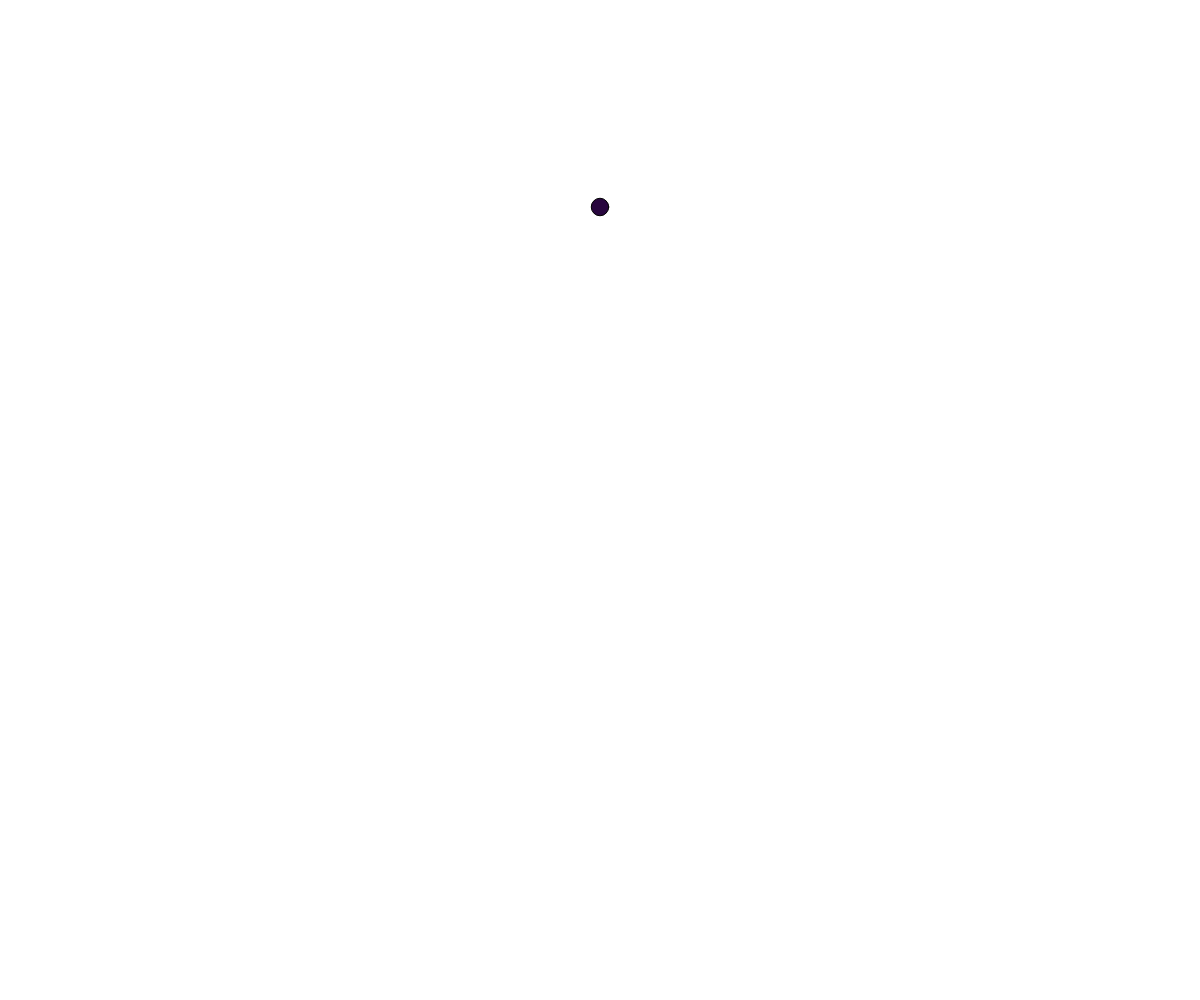
Frame 1 (no input)
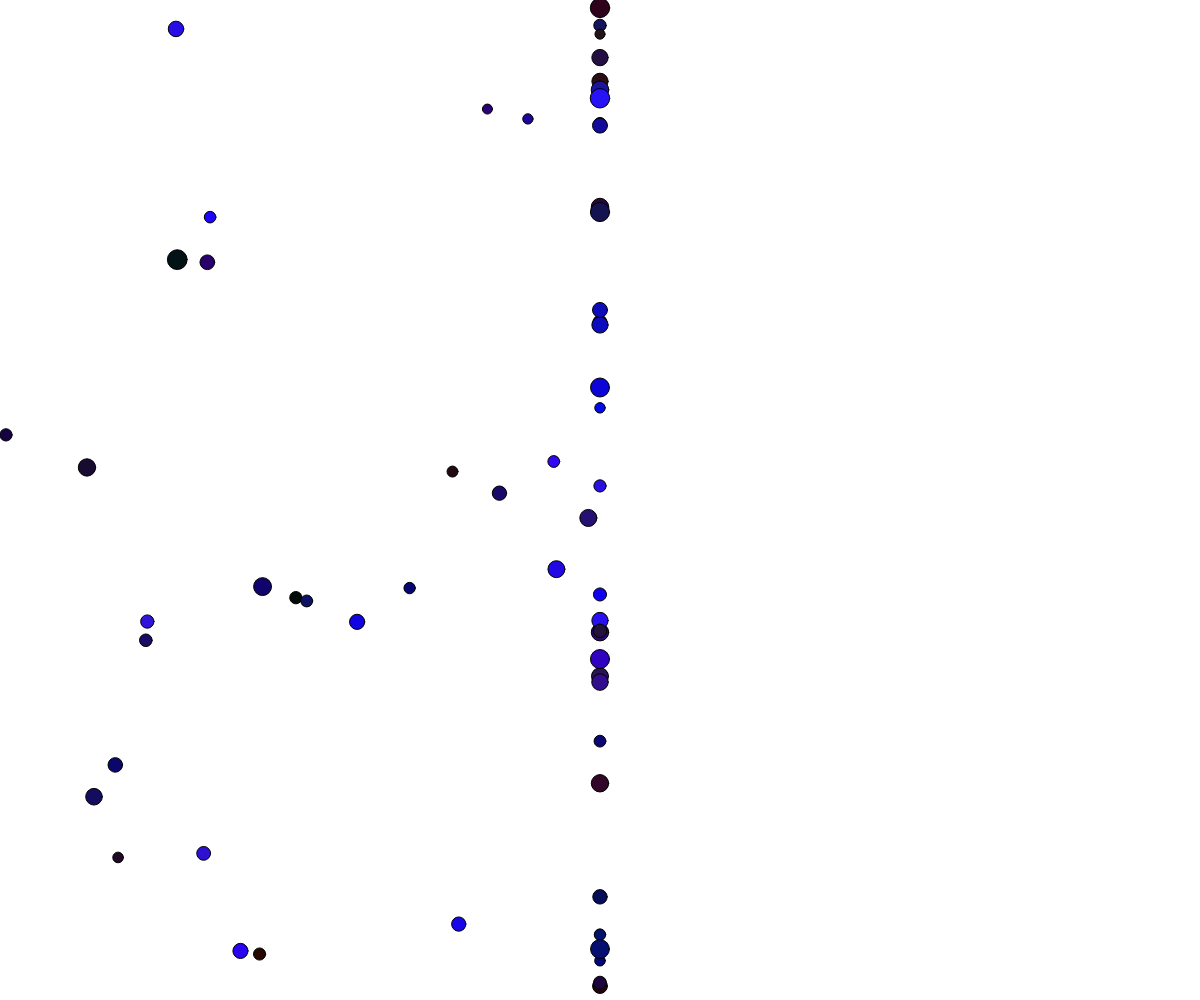
Frame 60 (no input)
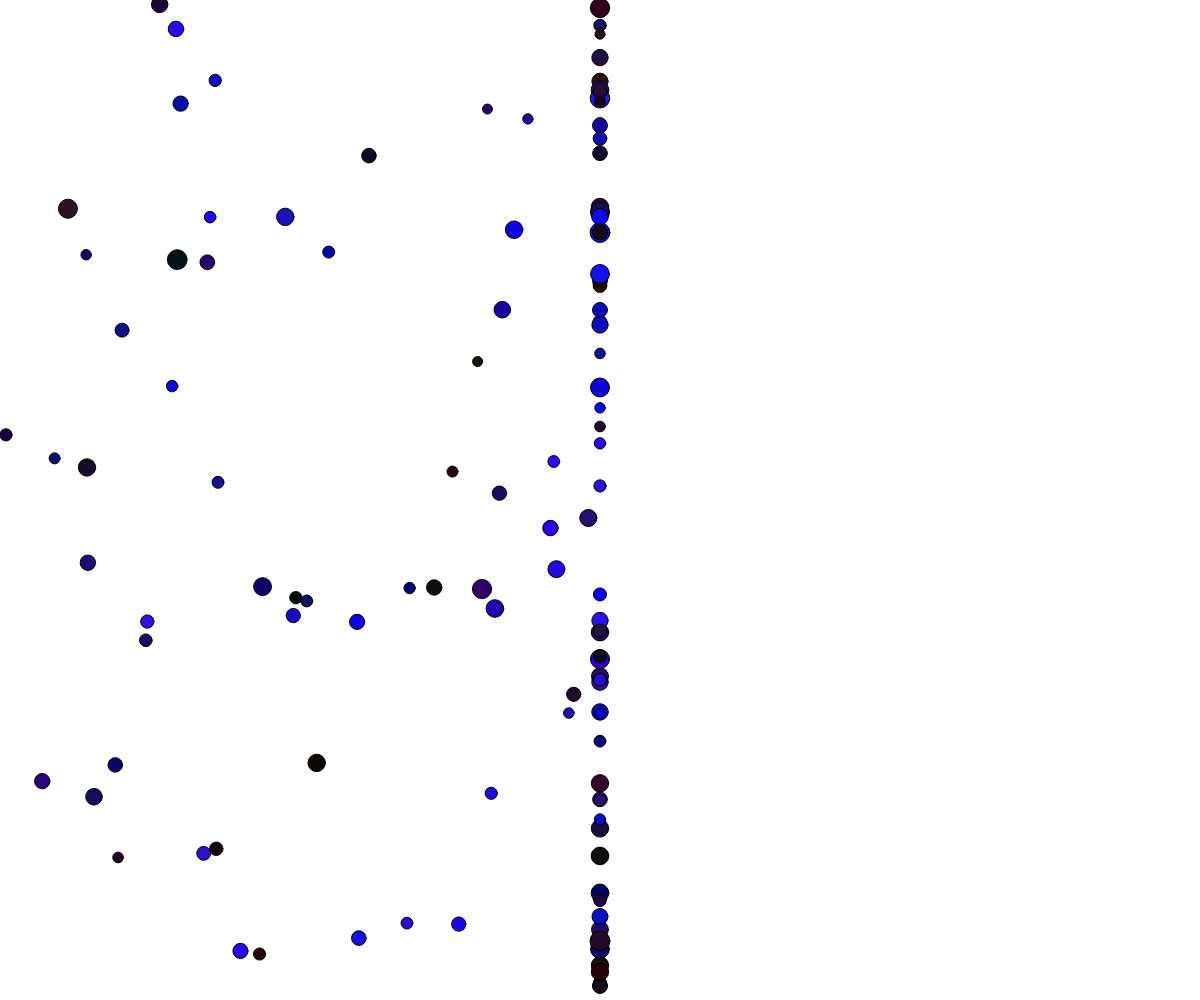
Frame 120 (the mouse pressed at the canvas centre since frame 60)

The p5.js sketch that drew these frames (run headless with seeded random() and noise() and a simulated clock; from frame 60 on, the mouse is pressed at the canvas centre):

// p5.js sketch
// ── sketch.js
// Project Title
// Your Name
// Date
//
// Extra for Experts:
// - describe what you did to take this project "above and beyond"

function setup() {
  createCanvas(windowWidth, windowHeight);
}

function draw() {
  let x = random(width);
  let y = random(height);
  let ellipseSize = random(10, 20);
  let rectSize = random(10, 20);

  if (mouseX > width / 2){
    fill(random(255));
    x = constrain(x, width / 2, width);
    rect(random(width), random(height) , rectSize,);
  }

  else{
    fill(random(50), random(20), random(255));
    x = constrain(x, 0, width / 2);
    ellipse(x, y , ellipseSize,);
  }

}
